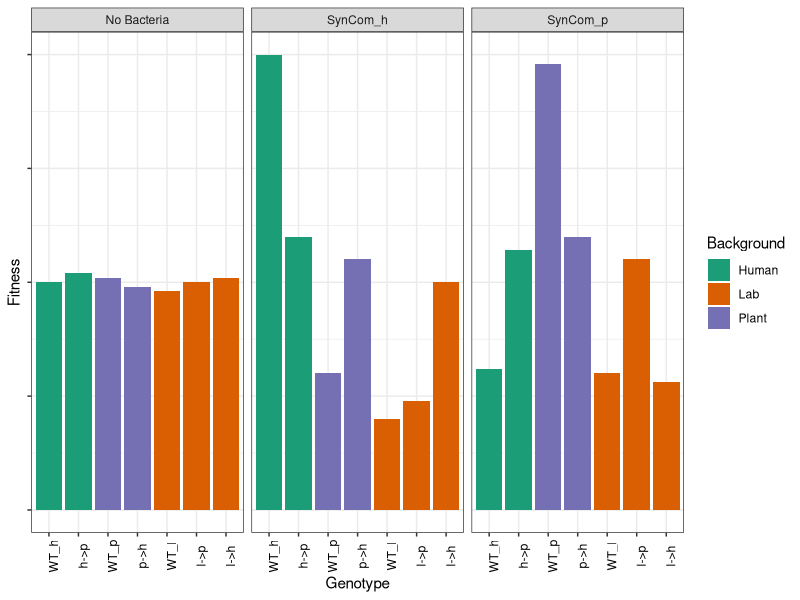
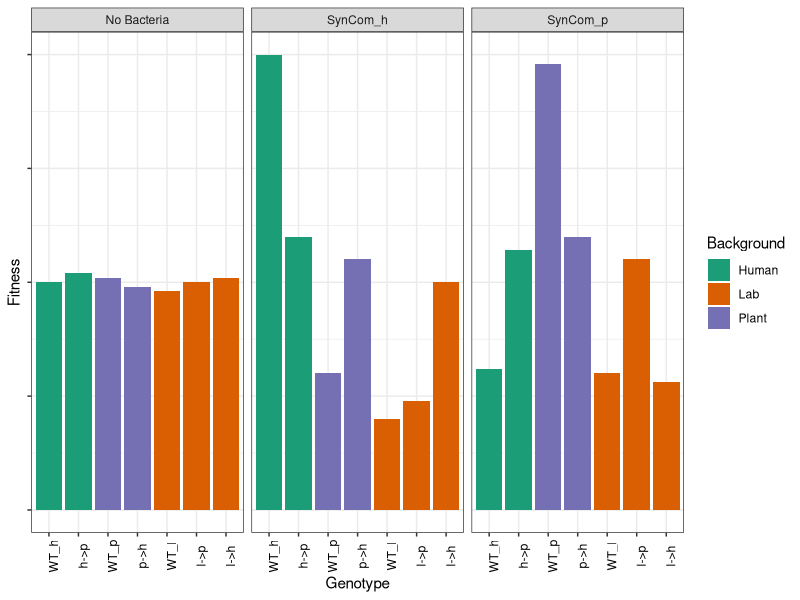

These figures' R source, in order:
library(ggplot2)

set.seed(133)
dat <- rbind(data.frame(Bacteria = "No Bacteria",
                        Genotype = c("WT_h","WT_p","WT_l","h->p","p->h","l->p","l->h"),
                        Fitness = c(5,5.1,4.8,5.2,4.9,5,5.1),
                        Background = c("Human","Plant","Lab","Human","Plant","Lab","Lab")),
             data.frame(Bacteria = "SynCom_h",
                        Genotype = c("WT_h","WT_p","WT_l","h->p","p->h","l->p","l->h"),
                        Fitness = c(10,3,2,6,5.5,2.4,5),
                        Background = c("Human","Plant","Lab","Human","Plant","Lab","Lab")),
             data.frame(Bacteria = "SynCom_p",
                        Genotype = c("WT_h","WT_p","WT_l","h->p","p->h","l->p","l->h"),
                        Fitness = c(3.1,9.8,3,5.7,6,5.5,2.8),
                        Background = c("Human","Plant","Lab","Human","Plant","Lab","Lab"))
             
)
# dat$Genotype <- factor(dat$Genotype, levels = c("WT_h","WT_p","WT_l","h->p","p->h","l->p","l->h"))
dat$Genotype <- factor(dat$Genotype, levels = c("WT_h","h->p","WT_p","p->h","WT_l","l->p","l->h"))

dat

p1 <- ggplot(dat,aes(y = Fitness, x = Genotype)) +
  facet_grid(~ Bacteria) +
  geom_bar(aes(fill = Background), stat = "identity") +
  scale_fill_brewer(palette = "Dark2") +
  theme_bw() +
  theme(axis.text.y = element_blank(),
        axis.text.x = element_text(angle = 90, color = "black"))
p1
ggsave("~/micropopgen/docs/proposals/2017_HHMI_HannaHGray/crispey_cartoon.svg",p1,width = 8, height = 4)
